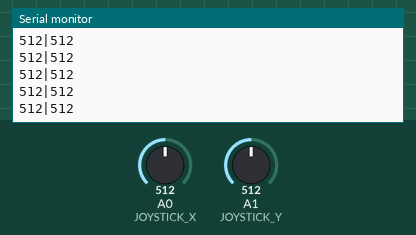
The sketch below on a simulated Arduino Uno, built with avr-gcc and run on an emulated ATmega328P. Parts: the last lines printed to the serial monitor. The test bench sets the inputs (shaded band); at power-on: A0 (JOYSTICK_X) = 512, A1 (JOYSTICK_Y) = 512. No radio packets arrive unless stated.

Above: at 1.2 s.
1.3 s: A0 (JOYSTICK_X) set to 11
At 2.2 s:
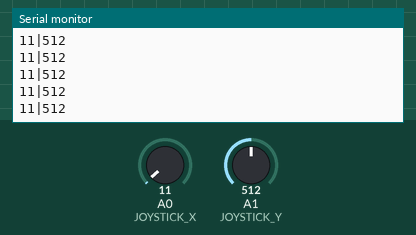
2.8 s: A0 (JOYSTICK_X) set to 8
At 3.4 s:
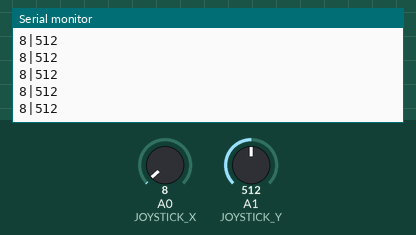
Timing chart, 0 to 5.8 s (numbered marks = the images above; inputs shaded):
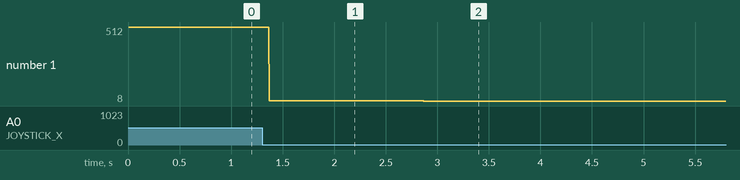

Measured:
- after the input at 1.3 s, the serial monitor: prints a new line after 0.07 s (image 1)
- after the input at 2.8 s, the serial monitor: prints a new line after 0.07 s (image 2)
- plotted number 1: 512 → 11 after the input at 1.3 s, 11 → 8 after the input at 2.8 s

The sketch:

nrf24.ino
```cpp
#include <SPI.h>
#include <nRF24L01.h>
#include <RF24.h>
#define CE_PIN 9
#define CSN_PIN 10
#define JOYSTICK_X A0
#define JOYSTICK_Y A1

const uint64_t pipe = 0xE8E8F0F0E1LL;

RF24 radio(CE_PIN, CSN_PIN);
int joystick[2];

void setup()
{
  Serial.begin(9600);
  radio.begin();
  radio.openWritingPipe(pipe);
}

void loop()
{
  joystick[0] = analogRead(JOYSTICK_X);
  joystick[1] = analogRead(JOYSTICK_Y);
  Serial.print(joystick[0]);
  Serial.print("|");
  Serial.println(joystick[1]);
  radio.write( joystick, sizeof(joystick) );
}
```
